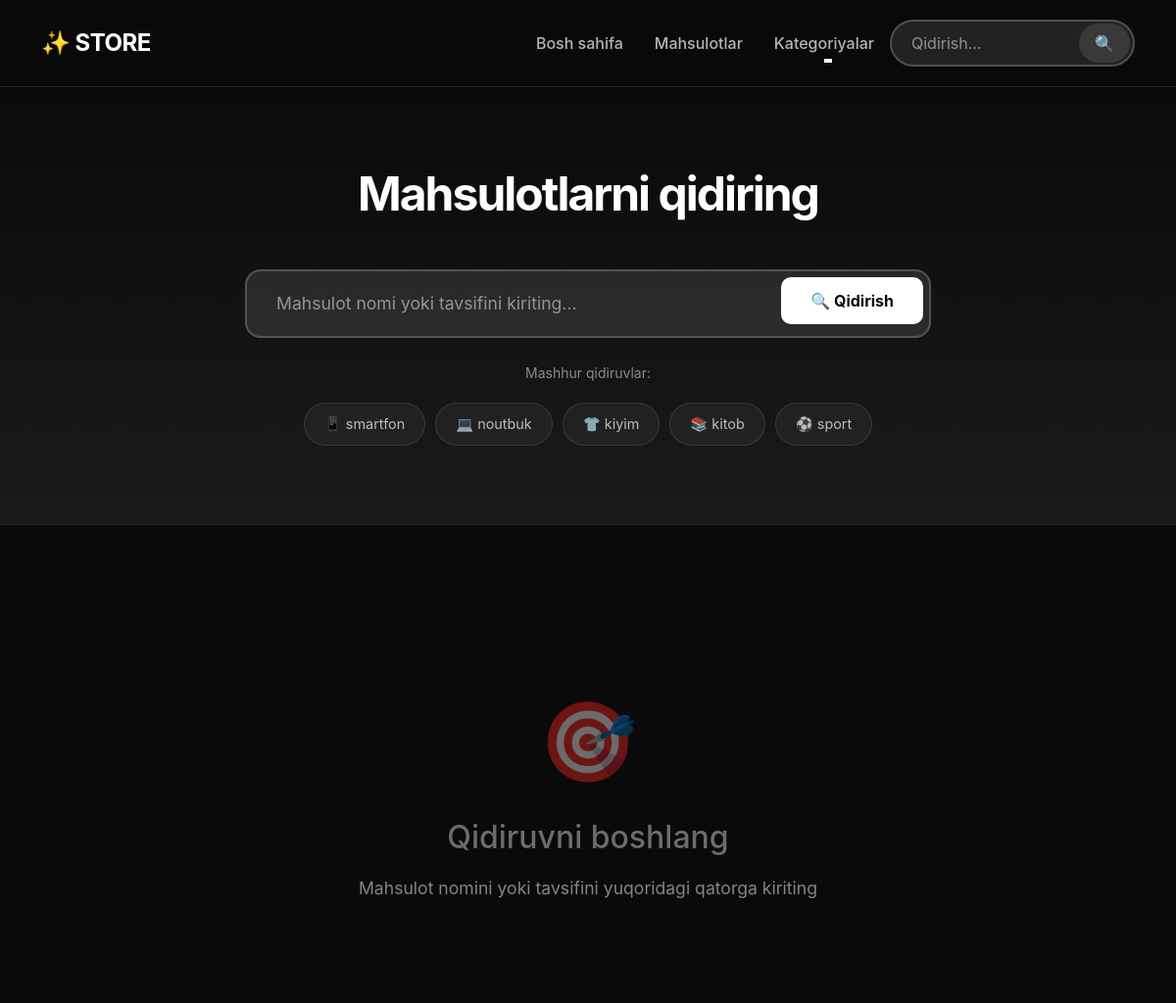
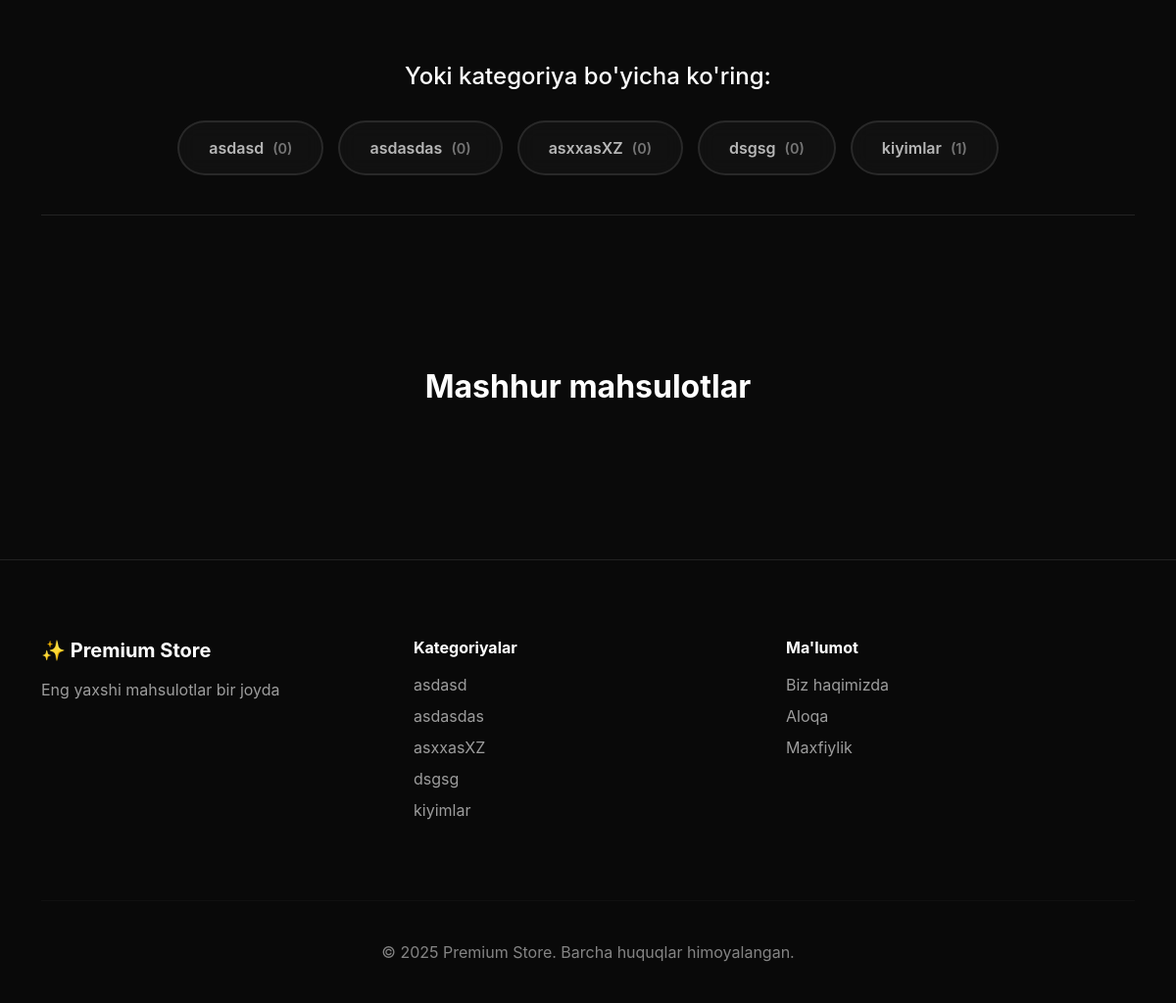
The app's page /search/ with its own data (2 pictures, top to bottom).
### apps/models.py (models this page shows, shortened)
class BaseSlugModel(models.Model):
    slug = models.SlugField(unique=True, blank=True, max_length=255)
    name = models.CharField(max_length=255, verbose_name='Nomi')
    class Meta:
        abstract = True

class Category(BaseSlugModel):
    icon = models.ImageField(
        upload_to='category_icons/',
        blank=True,
        null=True,
        verbose_name='Rasm'
    )
    description = models.TextField(
        blank=True,
        verbose_name='Tavsif'
    )
    created_at = models.DateTimeField(default=timezone.now)
    class Meta:
        verbose_name = 'Kategoriya'
        verbose_name_plural = 'Kategoriyalar'
        ordering = ['name']

### apps/views.py (the view)
# urls.py: path('search/', SearchView.as_view(), name='search'),
class SearchView(ListView):
    template_name = 'apps/search.html'
    context_object_name = 'products'
    paginate_by = 12
    def get_queryset(self):
        query = self.request.GET.get('q', '').strip()
        if query:
            return Product.objects.select_related('category').filter(
                Q(name__icontains=query) |
                Q(description__icontains=query) |
                Q(keywords__icontains=query)
            )
        return Product.objects.none()
    def get_context_data(self, **kwargs):
        context = super().get_context_data(**kwargs)
        query = self.request.GET.get('q', '')
        context['query'] = query
        context['total_results'] = self.get_queryset().count()
        return context

### templates/apps/search.html (shortened to what this page needs)
{% extends 'apps/base/base.html' %}
{% load static %}
{% block content %}
    <div class="search-hero">
        <div class="container">
            <div class="text-center mb-5">
                <h1 style="font-size: 3em; font-weight: 700; color: #fff; margin-bottom: 20px; letter-spacing: -2px;">
                    {% if query %}
                        Qidiruv natijalari
                    {% else %}
                        Mahsulotlarni qidiring
                    {% endif %}
                </h1>
            </div>
            <div class="search-box">
                <form method="GET" action="{% url 'apps:search' %}">
                    <input type="search"
                           name="q"
                           placeholder="Mahsulot nomi yoki tavsifini kiriting..."
                           value="{{ query|default:'' }}"
                           required>
                    <button type="submit">🔍 Qidirish</button>
                </form>
            </div>
            {% if not query %}
                <div class="popular-tags">
                    <small style="color: rgba(255,255,255,0.5); width: 100%; text-align: center; margin-bottom: 10px;">
                        Mashhur qidiruvlar:
                    </small>
                    <a href="{% url 'apps:search' %}?q=smartfon" class="popular-tag">📱 smartfon</a>
                    <a href="{% url 'apps:search' %}?q=noutbuk" class="popular-tag">💻 noutbuk</a>
                    <a href="{% url 'apps:search' %}?q=kiyim" class="popular-tag">👕 kiyim</a>
                    <a href="{% url 'apps:search' %}?q=kitob" class="popular-tag">📚 kitob</a>
                    <a href="{% url 'apps:search' %}?q=sport" class="popular-tag">⚽ sport</a>
                </div>
            {% endif %}
        </div>
    </div>
    <div class="container my-5">
        {% if query %}
            {% if products %}
                <div class="search-results-info">
                    <p style="margin: 0; color: rgba(255,255,255,0.7); font-size: 1.05em;">
                        "<strong style="color: #fff;">{{ query }}</strong>" uchun
                        <strong style="color: #fff;">{{ total_results }}</strong> ta mahsulot topildi
                    </p>
                </div>
                <div class="row g-4">
                    {% for product in products %}
                        <div class="col-6 col-md-4 col-lg-3">
                            <div class="product-card">
                                <a href="{% url 'apps:product_detail' product.slug %}">
                                    <img src="{{ product.image.url }}"
                                         alt="{{ product.name }}"
                                         class="product-image"
                                         loading="lazy">
                                </a>
                                <div class="product-body">
                                    <a href="{% url 'apps:product_list' %}?category={{ product.category.slug }}"
                                       class="badge bg-secondary text-decoration-none mb-2"
                                       style="font-size: 0.75em;">
                                        {{ product.category.name }}
                                    </a>
                                    <a href="{% url 'apps:product_detail' product.slug %}"
                                       style="text-decoration: none;">
                                        <h5 class="product-name">{{ product.name }}</h5>
                                    </a>
                                    <p class="product-price">{{ product.price|floatformat:0 }} so'm</p>
                                    <div class="product-description">
                                        {{ product.description|striptags|truncatewords:12 }}
                                    </div>
                                    <div class="d-flex justify-content-between mb-3"
                                         style="color: rgba(255,255,255,0.5); font-size: 0.85em;">
                                        <span>👁️ {{ product.views }}</span>
                                        <span>🔗 {{ product.clicks }}</span>
                                    </div>
                                    <a href="{% url 'apps:product_detail' product.slug %}" class="buy-btn">
                                        Batafsil
                                    </a>
                                </div>
                            </div>
                        </div>
                    {% endfor %}
                </div>
                {% if is_paginated %}
                    <nav aria-label="Page navigation" class="mt-5">
                        <ul class="pagination justify-content-center">
                            {% if page_obj.has_previous %}
                                <li class="page-item">
                                    <a class="page-link" href="?q={{ query }}&page={{ page_obj.previous_page_number }}">
                                        ← Orqaga
                                    </a>
                                </li>
                            {% endif %}
                            <li class="page-item active">
                    <span class="page-link">
                        {{ page_obj.number }} / {{ page_obj.paginator.num_pages }}
                    </span>
                            </li>
                            {% if page_obj.has_next %}
                                <li class="page-item">
                                    <a class="page-link" href="?q={{ query }}&page={{ page_obj.next_page_number }}">
                                        Keyingi →
                                    </a>
                                </li>
                            {% endif %}
                        </ul>
                    </nav>
                {% endif %}
            {% else %}
                <div class="empty-state">
                    <div style="font-size: 5em; margin-bottom: 20px;">🔍</div>
                    <h3>Hech narsa topilmadi</h3>
                    <p style="color: rgba(255,255,255,0.5); margin: 20px 0; font-size: 1.1em;">
                        "<strong style="color: #fff;">{{ query }}</strong>" bo'yicha natija yo'q.
                    </p>
                    <p style="color: rgba(255,255,255,0.5); margin-bottom: 30px;">
                        Boshqa so'z bilan qidiring yoki barcha mahsulotlarni ko'ring.
                    </p>
                    <div class="d-flex gap-3 justify-content-center flex-wrap">
                        <a href="{% url 'apps:product_list' %}" class="btn btn-outline-light btn-lg">
                            📦 Barcha mahsulotlar
                        </a>
                        <a href="{% url 'apps:search' %}" class="btn btn-light btn-lg">
                            🔄 Qayta qidirish
                        </a>
                    </div>
                </div>
            {% endif %}
        {% else %}
            <div class="empty-state">
                <div style="font-size: 5em; margin-bottom: 20px;">🎯</div>
                <h3>Qidiruvni boshlang</h3>
                <p style="color: rgba(255,255,255,0.5); font-size: 1.1em; margin: 20px 0;">
                    Mahsulot nomini yoki tavsifini yuqoridagi qatorga kiriting
                </p>
            </div>
            <div class="row mt-5">
                <div class="col-12">
                    <h5 style="color: #fff; text-align: center; margin-bottom: 30px; font-size: 1.5em;">
                        Yoki kategoriya bo'yicha ko'ring:
                    </h5>
                    <div class="category-filter">
                        {% for category in all_categories %}
                            <a href="{% url 'apps:product_list' %}?category={{ category.slug }}"
                               class="category-filter-btn">
                                {{ category.name }}
                                <span style="opacity: 0.6; font-size: 0.9em; margin-left: 5px;">({{ category.products.count }})</span>
                            </a>
                        {% endfor %}
                    </div>
                </div>
            </div>
            {% if all_categories %}
                <div class="row mt-5 pt-5">
                    <div class="col-12 text-center mb-5">
                        <h3 style="color: #fff; font-size: 2em; font-weight: 700;">
                            Mashhur mahsulotlar
                        </h3>
                    </div>
                </div>
            {% endif %}
        {% endif %}
    </div>
{% endblock %}

### templates/apps/base/base.html (shortened to what this page needs)
{% load static %}
<!DOCTYPE html>
<html lang="uz">
<head>
    <link href="https://cdn.jsdelivr.net/npm/bootstrap@5.3.0/dist/css/bootstrap.min.css" rel="stylesheet">
</head>
<body>
    <nav class="navbar navbar-expand-lg">
        <div class="container">
            <a class="navbar-brand" href="{% url 'apps:home' %}">✨ STORE</a>
            <div class="collapse navbar-collapse" id="navbarNav">
                <ul class="navbar-nav ms-auto align-items-center">
                    <li class="nav-item">
                        <a class="nav-link" href="{% url 'apps:home' %}">Bosh sahifa</a>
                    </li>
                    <li class="nav-item">
                        <a class="nav-link" href="{% url 'apps:product_list' %}">Mahsulotlar</a>
                    </li>
                    <li class="nav-item dropdown">
                        <a class="nav-link dropdown-toggle" href="#" role="button" data-bs-toggle="dropdown">
                            Kategoriyalar
                        </a>
                    </li>
                    <li class="nav-item">
                        <form class="search-form" method="GET" action="{% url 'apps:search' %}">
                            <input class="search-input" type="search" name="q" placeholder="Qidirish..." value="{{ query|default:'' }}">
                            <button class="search-btn" type="submit">🔍</button>
                        </form>
                    </li>
                </ul>
            </div>
        </div>
    </nav>
    {% block content %}{% endblock %}
    <footer>
        <div class="container">
            <div class="row">
                <div class="col-md-4 mb-4">
                    <h5 class="mb-3">✨ Premium Store</h5>
                    <p style="color: rgba(255,255,255,0.6);">Eng yaxshi mahsulotlar bir joyda</p>
                </div>
                <div class="col-md-4 mb-4">
                    <h6 class="mb-3">Kategoriyalar</h6>
                    <ul class="list-unstyled">
                        {% for cat in all_categories %}
                        <li class="mb-2">
                            <a href="{% url 'apps:product_list' %}?category={{ cat.slug }}">{{ cat.name }}</a>
                        </li>
                        {% endfor %}
                    </ul>
                </div>
                <div class="col-md-4 mb-4">
                    <h6 class="mb-3">Ma'lumot</h6>
                    <ul class="list-unstyled">
                        <li class="mb-2"><a href="#">Biz haqimizda</a></li>
                        <li class="mb-2"><a href="#">Aloqa</a></li>
                        <li class="mb-2"><a href="#">Maxfiylik</a></li>
                    </ul>
                </div>
            </div>
            <hr style="border-color: rgba(255, 255, 255, 0.1); margin: 40px 0;">
            <div class="text-center">
                <p style="color: rgba(255,255,255,0.5); margin: 0;">© 2025 Premium Store. Barcha huquqlar himoyalangan.</p>
            </div>
        </div>
    </footer>
</body>
</html>

### records on screen
Category: name "asdasd", products.count "0"
Category: name "asdasdas", products.count "0"
Category: name "asxxasXZ", products.count "0"
Category: name "dsgsg", products.count "0"
Category: name "kiyimlar", products.count "1"
